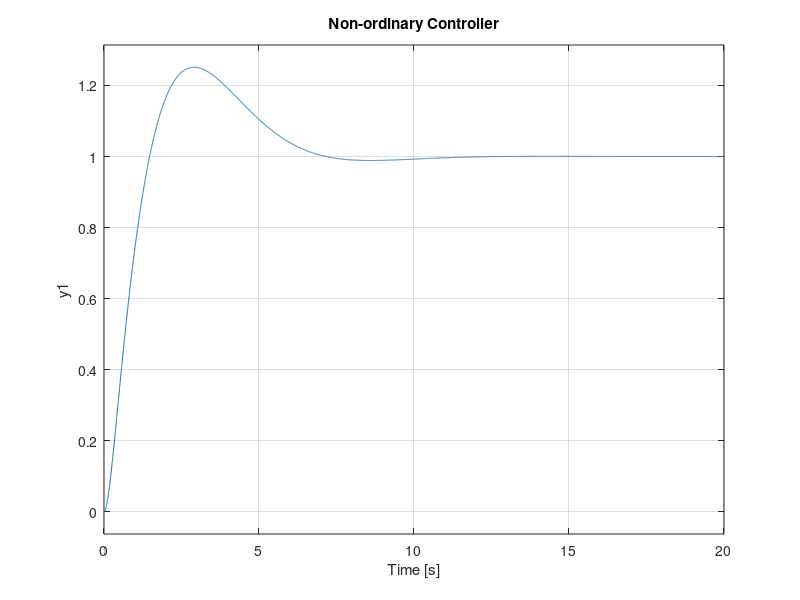
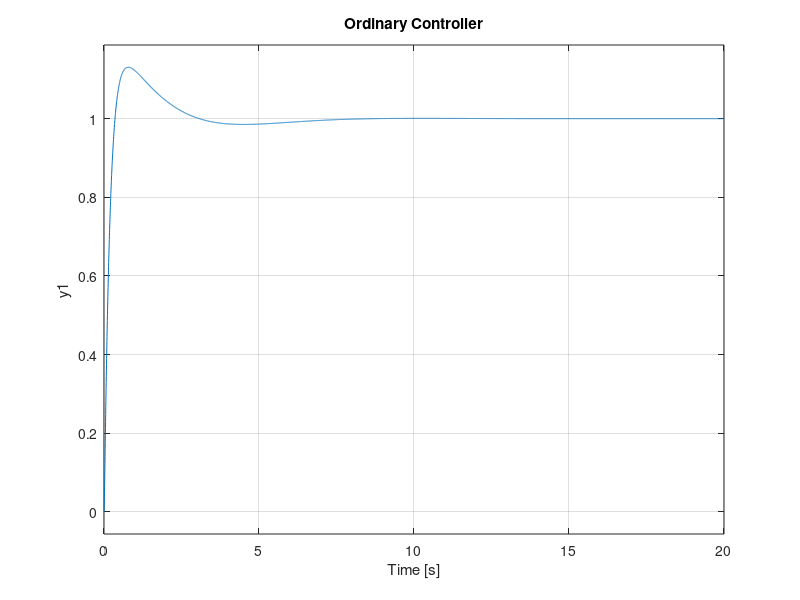
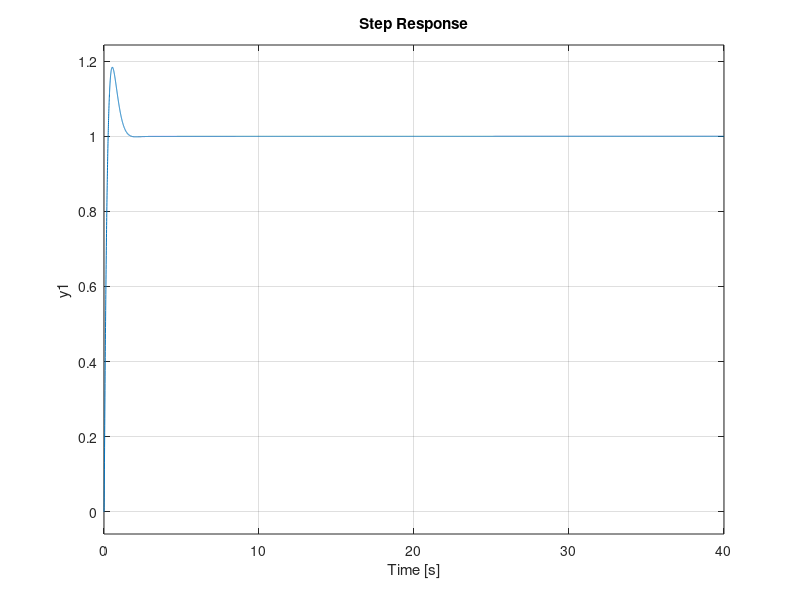
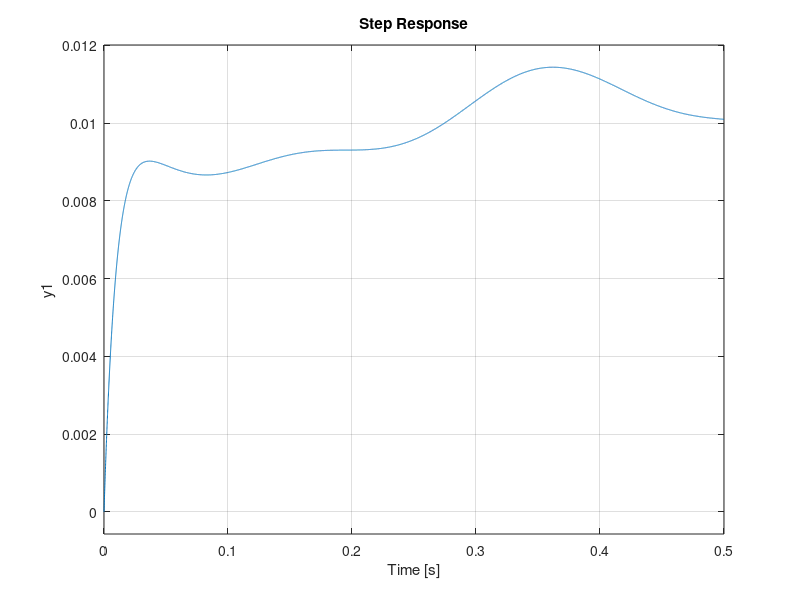

Write MATLAB code to recreate these figures, in order.
%% HW3

%% Problem 1

Kp = 6;
Kd = 6;
Ki = 3;
tau = .01;

G = tf([1],[1 0 0]);
Cd = tf([Kd 0],[tau 1]);
Cpi = tf([Kp Ki],[1 0]);

T1 = minreal(G*Cpi/(1+G*(Cpi+Cd)));
T2 = minreal(G*(Cpi+Cd)/(1+G*(Cpi+Cd)));

figure(1);
step(T1);
title('Non-ordinary Controller');
figure(2);
step(T2);
title('Ordinary Controller');

%% Problem 2

A = [0 1 0;0 0 0;1 0 0];
B = [0;1;0];
C = [1 0 0];

Q = diag([200 10 1]); R = 1;
[F,S,CLP] = lqr(A,B,Q,R);

K = tf(F(1)) + tf([F(2) 0],[tau 1]) + tf([F(3)],[1 0]);
[num,den] = ss2tf(A,B,C,0);
G = tf(num,den);

T = minreal(G*K/(1+G*K));

figure(3);
step(T);


%% Problem 4

m1 = 5.8*10^-6;
m2 = 7*10^-6;
m3 = 5*10^-6;
d1 = 1*10^-5;
d2 = 1*10^-6;
d3 = 1*10^-6;
k2 = 2.4*10^-3;
k3 = 2.4*10^-3;

A = [0 1 0 0 0 0;
     -k2/m1 (-d1-d2)/m1 k2/m1 d2/m1 0 0;
     0 0 0 1 0 0;
     k2/m2 d2/m2 (-k2-k3)/m2 (-d2-d3)/m2 k3/m2 d3/m2;
     0 0 0 0 0 1;
     0 0 k3/m3 d3/m3 -k3/m3 -d3/m3];
 
B = [0;1/m1;0;0;0;0];

C = [[1 0 0] zeros(1,3)];

R = 1;
Q = diag([20,.002,.001,.001,.15,.001]);

[K,S,CLP] = lqr(A,B,Q,R);

figure(4);
step(ss(A-B*K,[1;0;0;0;0;0],C,0));

disp('Controller Gains: ');

K


